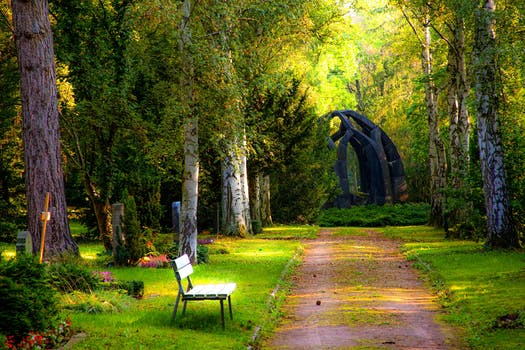
#> input picture nature.jpg, 525 x 350 px, found by its file name
$ python imgResizeFlip.py
#> lines starting #> are read from the running program, lines starting #| are printed output that depends on the picture
import cv2
img = cv2.imread('nature.jpg')
#> img is the input picture: shape (350, 525, 3); mean B, G, R 33.5, 91.7, 88.5
print('original image shape:', img.shape)
#| original image shape: (350, 525, 3)
width, height = 256,128
resized_img = cv2.resize(img, (width, height))
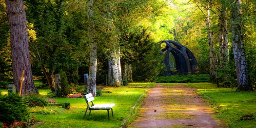
#> resized_img: shape (128, 256, 3); mean B, G, R 33.4, 91.6, 88.4
print('resized to 128x256 image shape:', resized_img.shape)
#| resized to 128x256 image shape: (128, 256, 3)
img_flip_along_y = cv2.flip(img, 1)
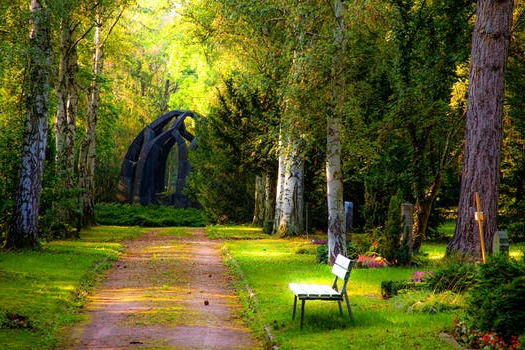
#> img_flip_along_y: shape (350, 525, 3); mean B, G, R 33.5, 91.7, 88.5
cv2.imshow('Origional Image',img)
cv2.imshow('ResizedImage',resized_img)
cv2.imshow('Flipped Image',img_flip_along_y)
cv2.waitKey(0)

$ run again, with panda.jpg copied over nature.jpg
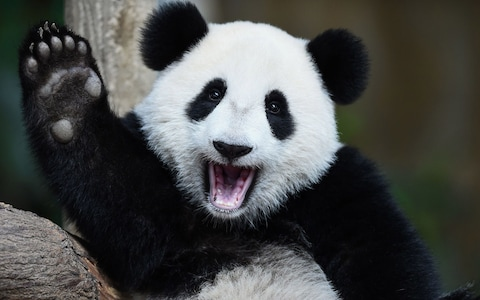
#> input picture panda.jpg, 480 x 300 px, found by its file name
#> img is the input picture: shape (300, 480, 3); mean B, G, R 72, 73.6, 72.2
#| original image shape: (300, 480, 3)
#> `resized_img = cv2.resize(img, (width, height))`:
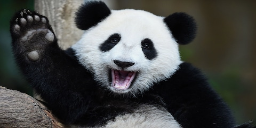
#> resized_img: shape (128, 256, 3); mean B, G, R 71.8, 73.5, 72.1
#| resized to 128x256 image shape: (128, 256, 3)
#> `img_flip_along_y = cv2.flip(img, 1)`:
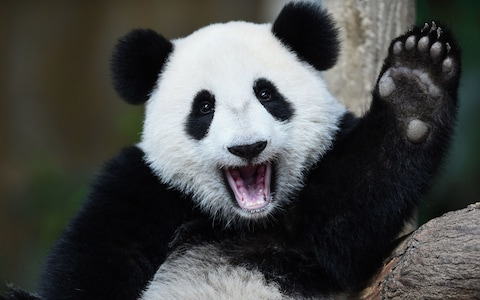
#> img_flip_along_y: shape (300, 480, 3); mean B, G, R 72, 73.6, 72.2
